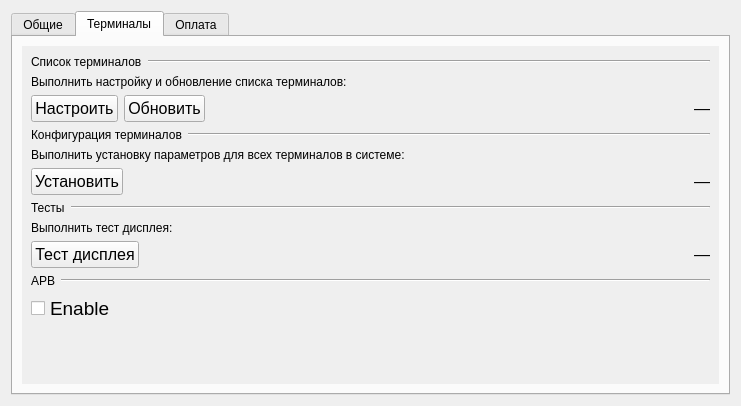
<?xml version="1.0" encoding="UTF-8"?>
<ui version="4.0">
 <class>Form</class>
 <widget class="QWidget" name="Form">
  <property name="geometry">
   <rect>
    <x>0</x>
    <y>0</y>
    <width>741</width>
    <height>406</height>
   </rect>
  </property>
  <property name="sizePolicy">
   <sizepolicy hsizetype="Expanding" vsizetype="Expanding">
    <horstretch>0</horstretch>
    <verstretch>0</verstretch>
   </sizepolicy>
  </property>
  <property name="windowTitle">
   <string>Form</string>
  </property>
  <layout class="QVBoxLayout" name="verticalLayout_4">
   <item>
    <widget class="QTabWidget" name="tabs">
     <property name="currentIndex">
      <number>1</number>
     </property>
     <widget class="QWidget" name="generalTab">
      <attribute name="title">
       <string>Общие</string>
      </attribute>
      <layout class="QVBoxLayout" name="verticalLayout_7">
       <item>
        <widget class="QScrollArea" name="generalScrollArea">
         <property name="styleSheet">
          <string notr="true">QScrollArea &gt; QWidget {
	background-color: white;
}</string>
         </property>
         <property name="frameShape">
          <enum>QFrame::NoFrame</enum>
         </property>
         <property name="frameShadow">
          <enum>QFrame::Plain</enum>
         </property>
         <property name="widgetResizable">
          <bool>true</bool>
         </property>
         <widget class="QWidget" name="scrollAreaWidgetContents_2">
          <property name="geometry">
           <rect>
            <x>0</x>
            <y>0</y>
            <width>699</width>
            <height>344</height>
           </rect>
          </property>
          <layout class="QVBoxLayout" name="verticalLayout_8">
           <item>
            <layout class="QHBoxLayout" name="horizontalLayout_17">
             <item>
              <widget class="QLabel" name="versionTitle">
               <property name="font">
                <font>
                 <pointsize>14</pointsize>
                </font>
               </property>
               <property name="text">
                <string>Версия ПО:</string>
               </property>
              </widget>
             </item>
             <item>
              <widget class="QLabel" name="version">
               <property name="font">
                <font>
                 <pointsize>14</pointsize>
                </font>
               </property>
               <property name="text">
                <string>_______</string>
               </property>
              </widget>
             </item>
             <item>
              <spacer name="horizontalSpacer_11">
               <property name="orientation">
                <enum>Qt::Horizontal</enum>
               </property>
               <property name="sizeHint" stdset="0">
                <size>
                 <width>40</width>
                 <height>20</height>
                </size>
               </property>
              </spacer>
             </item>
             <item>
              <widget class="QLabel" name="versionHelp">
               <property name="text">
                <string/>
               </property>
              </widget>
             </item>
             <item>
              <widget class="QPushButton" name="updateVersion">
               <property name="font">
                <font>
                 <pointsize>12</pointsize>
                </font>
               </property>
               <property name="text">
                <string>Обновить</string>
               </property>
              </widget>
             </item>
            </layout>
           </item>
           <item>
            <layout class="QHBoxLayout" name="dateTimeLayout">
             <item>
              <widget class="QLabel" name="dateTimeTitle">
               <property name="minimumSize">
                <size>
                 <width>130</width>
                 <height>0</height>
                </size>
               </property>
               <property name="font">
                <font>
                 <pointsize>10</pointsize>
                </font>
               </property>
               <property name="text">
                <string>Дата и время:</string>
               </property>
              </widget>
             </item>
             <item>
              <widget class="QDateEdit" name="dateEdit">
               <property name="font">
                <font>
                 <pointsize>16</pointsize>
                </font>
               </property>
               <property name="accelerated">
                <bool>true</bool>
               </property>
               <property name="calendarPopup">
                <bool>true</bool>
               </property>
              </widget>
             </item>
             <item>
              <widget class="QTimeEdit" name="timeEdit">
               <property name="font">
                <font>
                 <pointsize>16</pointsize>
                </font>
               </property>
               <property name="accelerated">
                <bool>true</bool>
               </property>
               <property name="displayFormat">
                <string>HH:mm:ss</string>
               </property>
              </widget>
             </item>
             <item>
              <spacer name="horizontalSpacer_5">
               <property name="orientation">
                <enum>Qt::Horizontal</enum>
               </property>
               <property name="sizeHint" stdset="0">
                <size>
                 <width>40</width>
                 <height>20</height>
                </size>
               </property>
              </spacer>
             </item>
             <item>
              <widget class="QPushButton" name="setTime">
               <property name="minimumSize">
                <size>
                 <width>0</width>
                 <height>0</height>
                </size>
               </property>
               <property name="font">
                <font>
                 <pointsize>12</pointsize>
                </font>
               </property>
               <property name="text">
                <string>Установить</string>
               </property>
              </widget>
             </item>
            </layout>
           </item>
           <item>
            <layout class="QHBoxLayout" name="horizontalLayout_8">
             <item>
              <widget class="QLabel" name="dbIPTitle">
               <property name="minimumSize">
                <size>
                 <width>130</width>
                 <height>0</height>
                </size>
               </property>
               <property name="font">
                <font>
                 <pointsize>10</pointsize>
                </font>
               </property>
               <property name="text">
                <string>IP-адрес сервера БД:</string>
               </property>
              </widget>
             </item>
             <item>
              <widget class="QLineEdit" name="dbIP">
               <property name="sizePolicy">
                <sizepolicy hsizetype="Expanding" vsizetype="Fixed">
                 <horstretch>0</horstretch>
                 <verstretch>0</verstretch>
                </sizepolicy>
               </property>
               <property name="maximumSize">
                <size>
                 <width>150</width>
                 <height>16777215</height>
                </size>
               </property>
               <property name="font">
                <font>
                 <pointsize>14</pointsize>
                </font>
               </property>
               <property name="inputMask">
                <string>000.000.000.000; </string>
               </property>
               <property name="text">
                <string>0.0.0.0</string>
               </property>
               <property name="readOnly">
                <bool>false</bool>
               </property>
              </widget>
             </item>
             <item>
              <spacer name="horizontalSpacer_4">
               <property name="orientation">
                <enum>Qt::Horizontal</enum>
               </property>
               <property name="sizeHint" stdset="0">
                <size>
                 <width>40</width>
                 <height>20</height>
                </size>
               </property>
              </spacer>
             </item>
             <item>
              <widget class="QLabel" name="setDBIPHelp">
               <property name="text">
                <string/>
               </property>
              </widget>
             </item>
             <item>
              <widget class="QPushButton" name="setDBIP">
               <property name="minimumSize">
                <size>
                 <width>0</width>
                 <height>0</height>
                </size>
               </property>
               <property name="font">
                <font>
                 <pointsize>12</pointsize>
                </font>
               </property>
               <property name="text">
                <string>Установить</string>
               </property>
              </widget>
             </item>
            </layout>
           </item>
           <item>
            <layout class="QHBoxLayout" name="horizontalLayout_13">
             <item>
              <widget class="QLabel" name="networkConnectionTitle">
               <property name="minimumSize">
                <size>
                 <width>130</width>
                 <height>0</height>
                </size>
               </property>
               <property name="font">
                <font>
                 <pointsize>10</pointsize>
                </font>
               </property>
               <property name="text">
                <string>Подключение к сети:</string>
               </property>
              </widget>
             </item>
             <item>
              <widget class="QPushButton" name="setupNetworkConnection">
               <property name="font">
                <font>
                 <pointsize>12</pointsize>
                </font>
               </property>
               <property name="text">
                <string>Настроить</string>
               </property>
              </widget>
             </item>
            </layout>
           </item>
           <item>
            <spacer name="verticalSpacer_2">
             <property name="orientation">
              <enum>Qt::Vertical</enum>
             </property>
             <property name="sizeHint" stdset="0">
              <size>
               <width>20</width>
               <height>23</height>
              </size>
             </property>
            </spacer>
           </item>
           <item>
            <layout class="QHBoxLayout" name="horizontalLayout_10">
             <item>
              <spacer name="horizontalSpacer_6">
               <property name="orientation">
                <enum>Qt::Horizontal</enum>
               </property>
               <property name="sizeHint" stdset="0">
                <size>
                 <width>40</width>
                 <height>20</height>
                </size>
               </property>
              </spacer>
             </item>
             <item>
              <widget class="QPushButton" name="showKeyboard">
               <property name="text">
                <string/>
               </property>
               <property name="icon">
                <iconset>
                 <normaloff>keyboard.png</normaloff>keyboard.png</iconset>
               </property>
               <property name="iconSize">
                <size>
                 <width>32</width>
                 <height>32</height>
                </size>
               </property>
              </widget>
             </item>
            </layout>
           </item>
          </layout>
         </widget>
        </widget>
       </item>
      </layout>
     </widget>
     <widget class="QWidget" name="terminalsTab">
      <attribute name="title">
       <string>Терминалы</string>
      </attribute>
      <layout class="QVBoxLayout" name="verticalLayout_6">
       <item>
        <widget class="QScrollArea" name="terminalsScrollArea">
         <property name="styleSheet">
          <string notr="true">QScrollArea &gt; QWidget {
	background-color: white;
}</string>
         </property>
         <property name="frameShape">
          <enum>QFrame::NoFrame</enum>
         </property>
         <property name="frameShadow">
          <enum>QFrame::Plain</enum>
         </property>
         <property name="widgetResizable">
          <bool>true</bool>
         </property>
         <widget class="QWidget" name="scrollAreaWidgetContents">
          <property name="geometry">
           <rect>
            <x>0</x>
            <y>0</y>
            <width>699</width>
            <height>344</height>
           </rect>
          </property>
          <layout class="QVBoxLayout" name="verticalLayout_9">
           <item>
            <layout class="QVBoxLayout" name="verticalLayout">
             <item>
              <layout class="QHBoxLayout" name="horizontalLayout_5">
               <item>
                <widget class="QLabel" name="updateTerminalsTitle">
                 <property name="text">
                  <string>Список терминалов</string>
                 </property>
                </widget>
               </item>
               <item>
                <widget class="Line" name="line">
                 <property name="sizePolicy">
                  <sizepolicy hsizetype="Expanding" vsizetype="Fixed">
                   <horstretch>0</horstretch>
                   <verstretch>0</verstretch>
                  </sizepolicy>
                 </property>
                 <property name="orientation">
                  <enum>Qt::Horizontal</enum>
                 </property>
                </widget>
               </item>
              </layout>
             </item>
             <item>
              <widget class="QLabel" name="updateTerminalsHelp">
               <property name="text">
                <string>Выполнить настройку и обновление списка терминалов:</string>
               </property>
              </widget>
             </item>
             <item>
              <layout class="QHBoxLayout" name="horizontalLayout_2">
               <item>
                <widget class="QPushButton" name="setupTerminals">
                 <property name="font">
                  <font>
                   <pointsize>12</pointsize>
                  </font>
                 </property>
                 <property name="text">
                  <string>Настроить</string>
                 </property>
                </widget>
               </item>
               <item>
                <widget class="QPushButton" name="updateTerminals">
                 <property name="font">
                  <font>
                   <pointsize>12</pointsize>
                  </font>
                 </property>
                 <property name="text">
                  <string>Обновить</string>
                 </property>
                </widget>
               </item>
               <item>
                <spacer name="horizontalSpacer_2">
                 <property name="orientation">
                  <enum>Qt::Horizontal</enum>
                 </property>
                 <property name="sizeHint" stdset="0">
                  <size>
                   <width>40</width>
                   <height>20</height>
                  </size>
                 </property>
                </spacer>
               </item>
               <item>
                <widget class="QLabel" name="updateTerminalsResult">
                 <property name="font">
                  <font>
                   <pointsize>12</pointsize>
                  </font>
                 </property>
                 <property name="text">
                  <string>—</string>
                 </property>
                </widget>
               </item>
              </layout>
             </item>
            </layout>
           </item>
           <item>
            <layout class="QVBoxLayout" name="verticalLayout_2">
             <item>
              <layout class="QHBoxLayout" name="horizontalLayout_6">
               <item>
                <widget class="QLabel" name="updateConfigTitle">
                 <property name="text">
                  <string>Конфигурация терминалов</string>
                 </property>
                </widget>
               </item>
               <item>
                <widget class="Line" name="line_2">
                 <property name="sizePolicy">
                  <sizepolicy hsizetype="Expanding" vsizetype="Fixed">
                   <horstretch>0</horstretch>
                   <verstretch>0</verstretch>
                  </sizepolicy>
                 </property>
                 <property name="orientation">
                  <enum>Qt::Horizontal</enum>
                 </property>
                </widget>
               </item>
              </layout>
             </item>
             <item>
              <widget class="QLabel" name="updateConfigHelp">
               <property name="text">
                <string>Выполнить установку параметров для всех терминалов в системе:</string>
               </property>
              </widget>
             </item>
             <item>
              <layout class="QHBoxLayout" name="horizontalLayout_3">
               <item>
                <widget class="QPushButton" name="updateConfig">
                 <property name="font">
                  <font>
                   <pointsize>12</pointsize>
                  </font>
                 </property>
                 <property name="text">
                  <string>Установить</string>
                 </property>
                </widget>
               </item>
               <item>
                <spacer name="horizontalSpacer">
                 <property name="orientation">
                  <enum>Qt::Horizontal</enum>
                 </property>
                 <property name="sizeHint" stdset="0">
                  <size>
                   <width>40</width>
                   <height>20</height>
                  </size>
                 </property>
                </spacer>
               </item>
               <item>
                <widget class="QLabel" name="updateConfigResult">
                 <property name="font">
                  <font>
                   <pointsize>12</pointsize>
                  </font>
                 </property>
                 <property name="text">
                  <string>—</string>
                 </property>
                </widget>
               </item>
              </layout>
             </item>
            </layout>
           </item>
           <item>
            <layout class="QVBoxLayout" name="verticalLayout_3">
             <item>
              <layout class="QHBoxLayout" name="horizontalLayout_7">
               <item>
                <widget class="QLabel" name="testsTitle">
                 <property name="text">
                  <string>Тесты</string>
                 </property>
                </widget>
               </item>
               <item>
                <widget class="Line" name="line_3">
                 <property name="sizePolicy">
                  <sizepolicy hsizetype="Expanding" vsizetype="Fixed">
                   <horstretch>0</horstretch>
                   <verstretch>0</verstretch>
                  </sizepolicy>
                 </property>
                 <property name="orientation">
                  <enum>Qt::Horizontal</enum>
                 </property>
                </widget>
               </item>
              </layout>
             </item>
             <item>
              <widget class="QLabel" name="testDisplayHelp">
               <property name="text">
                <string>Выполнить тест дисплея:</string>
               </property>
              </widget>
             </item>
             <item>
              <layout class="QHBoxLayout" name="horizontalLayout_4">
               <item>
                <widget class="QPushButton" name="testDisplay">
                 <property name="font">
                  <font>
                   <pointsize>12</pointsize>
                  </font>
                 </property>
                 <property name="text">
                  <string>Тест дисплея</string>
                 </property>
                </widget>
               </item>
               <item>
                <spacer name="horizontalSpacer_3">
                 <property name="orientation">
                  <enum>Qt::Horizontal</enum>
                 </property>
                 <property name="sizeHint" stdset="0">
                  <size>
                   <width>40</width>
                   <height>20</height>
                  </size>
                 </property>
                </spacer>
               </item>
               <item>
                <widget class="QLabel" name="testDisplayResult">
                 <property name="font">
                  <font>
                   <pointsize>12</pointsize>
                  </font>
                 </property>
                 <property name="text">
                  <string>—</string>
                 </property>
                </widget>
               </item>
              </layout>
             </item>
            </layout>
           </item>
           <item>
            <layout class="QVBoxLayout" name="verticalLayout_5">
             <item>
              <layout class="QHBoxLayout" name="horizontalLayout">
               <item>
                <widget class="QLabel" name="apbTitle">
                 <property name="text">
                  <string>APB</string>
                 </property>
                </widget>
               </item>
               <item>
                <widget class="Line" name="line_5">
                 <property name="sizePolicy">
                  <sizepolicy hsizetype="Expanding" vsizetype="Fixed">
                   <horstretch>0</horstretch>
                   <verstretch>0</verstretch>
                  </sizepolicy>
                 </property>
                 <property name="orientation">
                  <enum>Qt::Horizontal</enum>
                 </property>
                </widget>
               </item>
              </layout>
             </item>
             <item>
              <widget class="QCheckBox" name="apbState">
               <property name="font">
                <font>
                 <pointsize>14</pointsize>
                </font>
               </property>
               <property name="text">
                <string>Enable</string>
               </property>
              </widget>
             </item>
            </layout>
           </item>
           <item>
            <spacer name="verticalSpacer">
             <property name="orientation">
              <enum>Qt::Vertical</enum>
             </property>
             <property name="sizeHint" stdset="0">
              <size>
               <width>20</width>
               <height>35</height>
              </size>
             </property>
            </spacer>
           </item>
          </layout>
         </widget>
        </widget>
       </item>
      </layout>
     </widget>
     <widget class="QWidget" name="paymentTab">
      <attribute name="title">
       <string>Оплата</string>
      </attribute>
      <layout class="QVBoxLayout" name="verticalLayout_11">
       <item>
        <widget class="QScrollArea" name="scrollArea">
         <property name="widgetResizable">
          <bool>true</bool>
         </property>
         <widget class="QWidget" name="scrollAreaWidgetContents_3">
          <property name="geometry">
           <rect>
            <x>0</x>
            <y>0</y>
            <width>697</width>
            <height>342</height>
           </rect>
          </property>
         </widget>
        </widget>
       </item>
      </layout>
     </widget>
    </widget>
   </item>
  </layout>
 </widget>
 <resources/>
 <connections/>
</ui>
